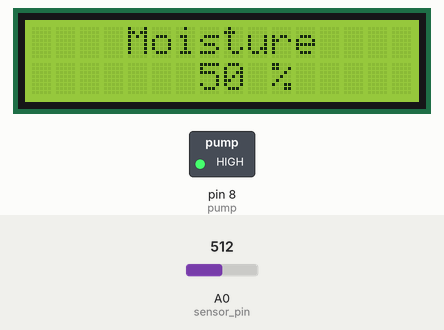
Recording of a sketch running on a simulated Arduino Uno, built with avr-gcc and run on an emulated ATmega328P. Parts: 16×2 character LCD, switched loads named in the sketch (green lamp = pin HIGH). Inputs (shaded band) come from the test bench; at power-on: A0 (sensor_pin) = 512. What the sketch prints to the serial monitor is not drawn.

Above: at 2.2 s.
2.3 s: A0 (sensor_pin) set to 667
At 3.0 s:
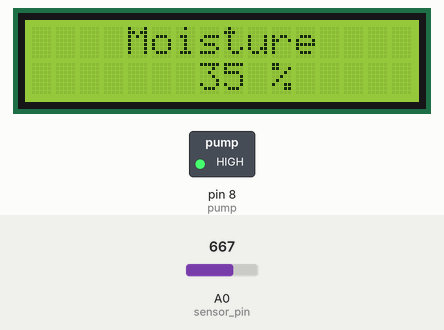
3.8 s: A0 (sensor_pin) set to 683
At 4.6 s:
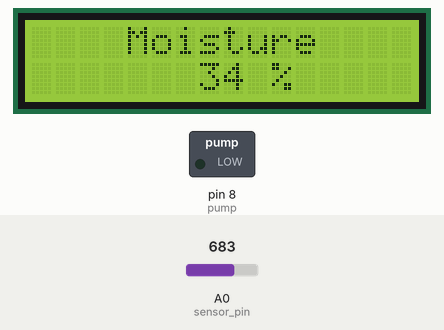
5.3 s: A0 (sensor_pin) set to 716
At 6.2 s:
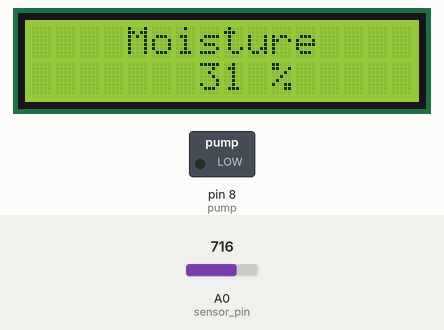
Timing chart, 0 to 8.3 s (numbered marks = the images above; inputs shaded):
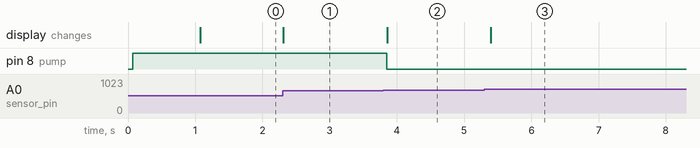

Measured:
- the behaviour switches between 675 and 676 on A0 (sensor_pin) (found by bisection; images 1 and 2)
- after the input at 2.3 s, the display: changes at once (image 1)
- after the input at 3.8 s, pin 8 (pump): HIGH → LOW after 0.05 s; the display: changes after 0.05 s (image 2)
- after the input at 5.3 s, the display: changes after 0.10 s (image 3)

The sketch:

Moisture_Sensor__1_.ino
```cpp
#include <LiquidCrystal.h>
LiquidCrystal lcd(2, 3, 4, 5, 6, 7);

int sensor_pin = A0;
int output_value;

int pump = 8;

void setup() {
  lcd.begin(16, 2);
  lcd.clear();
  lcd.setCursor(0, 0);
  lcd.print("     Welcome    ");
  Serial.begin(9600);
  Serial.println("Reading From the Sensor ...");
  pinMode(sensor_pin, INPUT);
  pinMode(pump, OUTPUT);digitalWrite(pump, HIGH);
  delay(1000);
  lcd.clear();
  }

void loop() {
output_value= analogRead(sensor_pin);
output_value = map(output_value,0,1023,100,0);

if(output_value<35){digitalWrite(pump, LOW);}
if(output_value>70){digitalWrite(pump, HIGH);}

lcd.setCursor(0, 0);
lcd.print("    Moisture");
lcd.setCursor(7, 1);
lcd.print(output_value);
lcd.print(" %   ");

delay(100);
}
```
